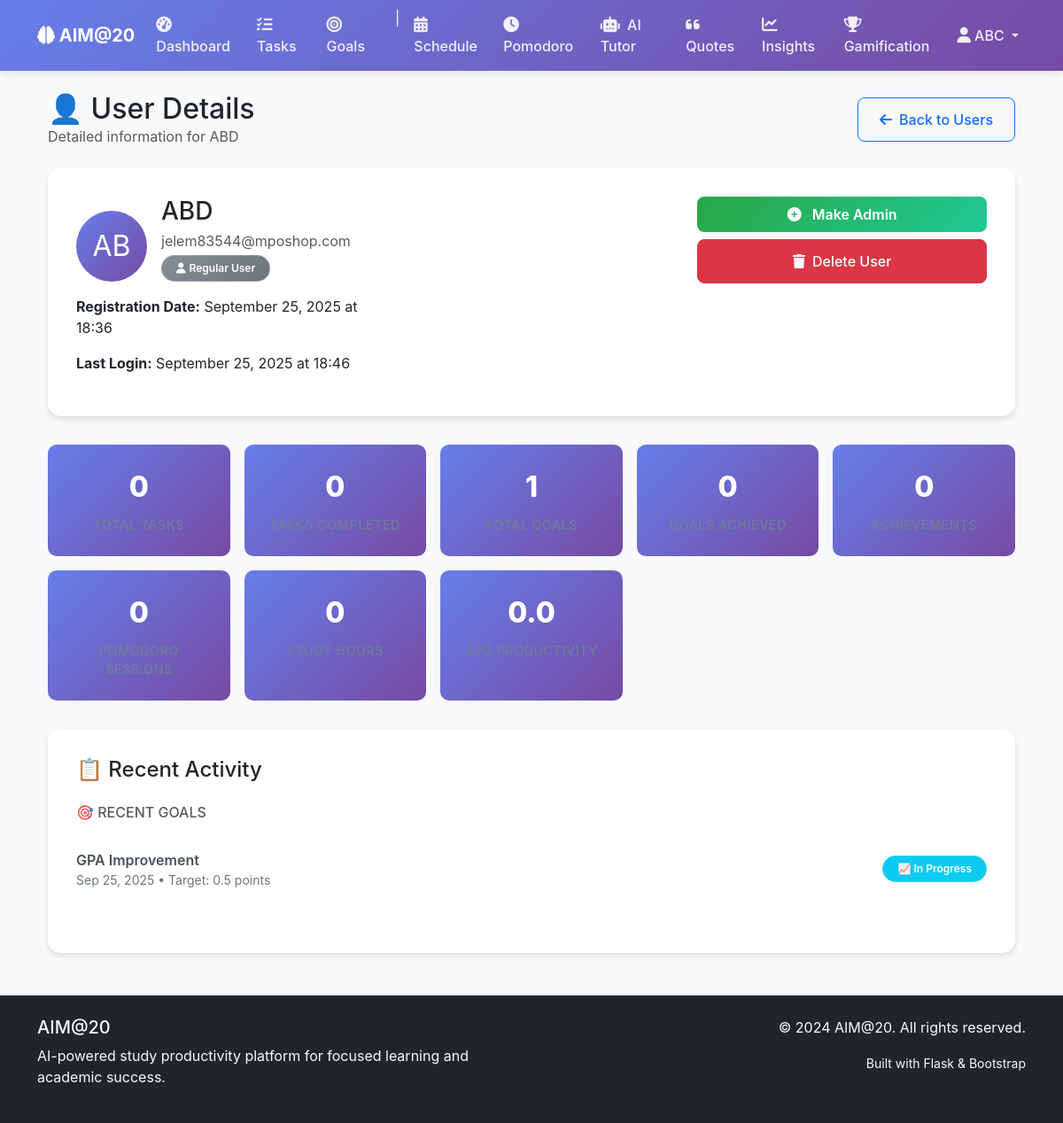
/admin/users/4 (signed in), run on the app's committed database.
### app/models.py (models this page shows, shortened)
class User(UserMixin, db.Model):
    id = db.Column(db.Integer, primary_key=True)
    username = db.Column(db.String(80), unique=True, nullable=False)
    email = db.Column(db.String(120), unique=True, nullable=False)
    password_hash = db.Column(db.String(128), nullable=False)
    is_admin = db.Column(db.Boolean, default=False)
    created_at = db.Column(db.DateTime, default=datetime.utcnow)
    last_login = db.Column(db.DateTime)
    tasks = db.relationship('Task', backref='user', lazy=True, cascade='all, delete-orphan')
    goals = db.relationship('Goal', backref='user', lazy=True, cascade='all, delete-orphan')
    schedules = db.relationship('Schedule', backref='user', lazy=True, cascade='all, delete-orphan')
    pomodoro_sessions = db.relationship('PomodoroSession', backref='user', lazy=True, cascade='all, delete-orphan')
    achievements = db.relationship('Achievement', backref='user', lazy=True, cascade='all, delete-orphan')
    user_settings = db.relationship('UserSettings', backref='user', lazy=True, cascade='all, delete-orphan', uselist=False)
    productivity_data = db.relationship('UserProductivity', backref='user', lazy=True, cascade='all, delete-orphan')
    ai_chats = db.relationship('AIChat', backref='user', lazy=True, cascade='all, delete-orphan')
    quizzes = db.relationship('Quiz', backref='user', lazy=True, cascade='all, delete-orphan')
    quiz_attempts = db.relationship('QuizAttempt', backref='user', lazy=True, cascade='all, delete-orphan')

class Goal(db.Model):
    id = db.Column(db.Integer, primary_key=True)
    user_id = db.Column(db.Integer, db.ForeignKey('user.id'), nullable=False)
    title = db.Column(db.String(200), nullable=False)
    description = db.Column(db.Text)
    category = db.Column(db.String(50))  # e.g., 'subject', 'exam', 'skill'
    target_value = db.Column(db.Float)  # e.g., grade, hours, completion %
    current_value = db.Column(db.Float, default=0)
    unit = db.Column(db.String(20))  # e.g., 'hours', 'grade', 'percentage'
    target_date = db.Column(db.DateTime)
    achieved = db.Column(db.Boolean, default=False)
    achieved_at = db.Column(db.DateTime)
    milestones = db.Column(db.Text)  # JSON string of milestones
    created_at = db.Column(db.DateTime, default=datetime.utcnow)
    progress_history = db.relationship('GoalProgressHistory', backref='goal', lazy=True, cascade='all, delete-orphan')
    milestones = db.relationship('Milestone', backref='goal', lazy=True, cascade='all, delete-orphan', order_by='Milestone.order')

### app/routes/admin.py (the view)
@admin_bp.route('/users/<int:user_id>')
@admin_required
def user_detail(user_id):
    user = User.query.get_or_404(user_id)
    user_tasks = Task.query.filter_by(user_id=user_id).all()
    user_goals = Goal.query.filter_by(user_id=user_id).all()
    user_achievements = Achievement.query.filter_by(user_id=user_id).all()
    user_sessions = PomodoroSession.query.filter_by(user_id=user_id).all()
    user_productivity = UserProductivity.query.filter_by(user_id=user_id).all()
    completed_tasks = len([t for t in user_tasks if t.completed])
    completed_goals = len([g for g in user_goals if g.achieved])
    total_study_time = sum(p.hours_studied for p in user_productivity)
    stats = {
        'total_tasks': len(user_tasks),
        'completed_tasks': completed_tasks,
        'total_goals': len(user_goals),
        'completed_goals': completed_goals,
        'total_achievements': len(user_achievements),
        'total_sessions': len(user_sessions),
        'total_study_hours': total_study_time,
        'avg_productivity': sum(p.productivity_score for p in user_productivity) / len(user_productivity) if user_productivity else 0
    }
    return render_template('admin/user_detail.html',
                         user=user,
                         tasks=user_tasks[-10:],  # Last 10 tasks
                         goals=user_goals[-5:],   # Last 5 goals
                         achievements=user_achievements[-10:],  # Last 10 achievements
                         sessions=user_sessions[-10:],  # Last 10 sessions
                         stats=stats)

### app/templates/admin/user_detail.html (shortened to what this page needs)
{% extends "base.html" %}
{% block content %}
<div class="container-fluid">
    <div class="row mb-4">
        <div class="col">
            <div class="d-flex justify-content-between align-items-center">
                <div>
                    <h1 class="h2 mb-0">👤 User Details</h1>
                    <p class="text-muted mb-0">Detailed information for {{ user.username }}</p>
                </div>
                <a href="{{ url_for('admin.users') }}" class="btn btn-outline-primary">
                    <i class="fas fa-arrow-left me-2"></i>Back to Users
                </a>
            </div>
        </div>
    </div>
    <div class="user-profile-card">
        <div class="row">
            <div class="col-lg-8">
                <div class="d-flex align-items-center mb-3">
                    <div class="user-avatar" style="width: 80px; height: 80px; border-radius: 50%; background: linear-gradient(135deg, #667eea 0%, #764ba2 100%); display: flex; align-items: center; justify-content: center; color: white; font-size: 2rem; margin-right: 1rem;">
                        {{ user.username[:2].upper() }}
                    </div>
                    <div>
                        <h3 class="mb-1">{{ user.username }}</h3>
                        <p class="text-muted mb-1">{{ user.email }}</p>
                        <div class="d-flex gap-2">
                            {% if user.is_admin %}
                                <span class="badge bg-danger">
                                    <i class="fas fa-crown me-1"></i>Administrator
                                </span>
                            {% else %}
                                <span class="badge bg-secondary">
                                    <i class="fas fa-user me-1"></i>Regular User
                                </span>
                            {% endif %}
                        </div>
                    </div>
                </div>
                <div class="row">
                    <div class="col-md-6">
                        <p><strong>Registration Date:</strong> {{ user.created_at.strftime('%B %d, %Y at %H:%M') }}</p>
                        <p><strong>Last Login:</strong>
                            {% if user.last_login %}
                                {{ user.last_login.strftime('%B %d, %Y at %H:%M') }}
                            {% else %}
                                Never
                            {% endif %}
                        </p>
                    </div>
                </div>
            </div>
            <div class="col-lg-4 text-end">
                <div class="d-grid gap-2">
                    {% if user.id != current_user.id %}
                        <form method="POST" action="{{ url_for('admin.toggle_admin_status', user_id=user.id) }}" class="d-inline">
                            <button type="submit" class="btn {{ 'btn-admin-toggle danger' if user.is_admin else 'btn-admin-toggle' }} w-100">
                                <i class="fas fa-{{ 'minus-circle' if user.is_admin else 'plus-circle' }} me-2"></i>
                                {{ 'Remove Admin' if user.is_admin else 'Make Admin' }}
                            </button>
                        </form>
                    {% else %}
                        <button type="button" class="btn btn-secondary w-100" disabled>
                            <i class="fas fa-user-shield me-2"></i>Cannot modify own admin status
                        </button>
                    {% endif %}
                    {% if user.id != current_user.id %}
                        <button type="button" class="btn btn-danger w-100" onclick="confirmDelete({{ user.id }}, '{{ user.username }}')">
                            <i class="fas fa-trash me-2"></i>Delete User
                        </button>
                    {% endif %}
                </div>
            </div>
        </div>
    </div>
    <div class="stats-grid">
        <div class="stat-card">
            <div class="stat-value">{{ stats.total_tasks }}</div>
            <div class="stat-label">Total Tasks</div>
        </div>
        <div class="stat-card">
            <div class="stat-value">{{ stats.completed_tasks }}</div>
            <div class="stat-label">Tasks Completed</div>
        </div>
        <div class="stat-card">
            <div class="stat-value">{{ stats.total_goals }}</div>
            <div class="stat-label">Total Goals</div>
        </div>
        <div class="stat-card">
            <div class="stat-value">{{ stats.completed_goals }}</div>
            <div class="stat-label">Goals Achieved</div>
        </div>
        <div class="stat-card">
            <div class="stat-value">{{ stats.total_achievements }}</div>
            <div class="stat-label">Achievements</div>
        </div>
        <div class="stat-card">
            <div class="stat-value">{{ stats.total_sessions }}</div>
            <div class="stat-label">Pomodoro Sessions</div>
        </div>
        <div class="stat-card">
            <div class="stat-value">{{ stats.total_study_hours }}</div>
            <div class="stat-label">Study Hours</div>
        </div>
        <div class="stat-card">
            <div class="stat-value">{{ "%.1f"|format(stats.avg_productivity) }}</div>
            <div class="stat-label">Avg Productivity</div>
        </div>
    </div>
    <div class="activity-list">
        <h4 class="mb-4">📋 Recent Activity</h4>
        {% if goals %}
        <div class="mb-4">
            <h6 class="text-muted mb-3">🎯 RECENT GOALS</h6>
            {% for goal in goals %}
            <div class="activity-item">
                <div>
                    <div class="activity-title">{{ goal.title }}</div>
                    <div class="activity-meta">
                        {{ goal.created_at.strftime('%b %d, %Y') }} •
                        Target: {{ goal.target_value }} {{ goal.unit }}
                    </div>
                </div>
                <div>
                    {% if goal.achieved %}
                        <span class="badge bg-success">🎉 Achieved</span>
                    {% else %}
                        <span class="badge bg-info">📈 In Progress</span>
                    {% endif %}
                </div>
            </div>
            {% endfor %}
        </div>
        {% endif %}
    </div>
</div>
{% endblock %}

### app/templates/base.html (shortened to what this page needs)
<!DOCTYPE html>
<html lang="en">
<head>
    <link href="https://cdn.jsdelivr.net/npm/bootstrap@5.3.0/dist/css/bootstrap.min.css" rel="stylesheet">
    <link rel="stylesheet" href="https://cdnjs.cloudflare.com/ajax/libs/font-awesome/6.4.0/css/all.min.css">
    <link rel="stylesheet" href="{{ url_for('static', filename='css/style.css') }}">
</head>
<body>
    <nav class="navbar navbar-expand-lg navbar-dark bg-primary">
        <div class="container">
            <a class="navbar-brand" href="{{ url_for('main.index') }}">
                <i class="fas fa-brain"></i> AIM@20
            </a>
            <div class="collapse navbar-collapse" id="navbarNav">
                <ul class="navbar-nav me-auto">
                    {% if current_user.is_authenticated %}
                        <li class="nav-item">
                            <a class="nav-link {% if request.endpoint == 'main.dashboard' %}active{% endif %}" href="{{ url_for('main.dashboard') }}"
                               data-bs-toggle="tooltip" data-bs-placement="bottom" title="Your productivity dashboard">
                                <i class="fas fa-tachometer-alt me-1"></i>
                                <span class="d-none d-lg-inline">Dashboard</span>
                            </a>
                        </li>
                        <li class="nav-item">
                            <a class="nav-link" href="{{ url_for('tasks.index') }}" data-bs-toggle="tooltip" data-bs-placement="bottom" title="Manage your study tasks">
                                <i class="fas fa-tasks me-1"></i>
                                <span class="d-none d-lg-inline">Tasks</span>
                            </a>
                        </li>
                        <li class="nav-item">
                            <a class="nav-link " href="{{ url_for('goals.index') }}" data-bs-toggle="tooltip" data-bs-placement="bottom" title="Track your study goals">
                                <i class="fas fa-bullseye me-1"></i>
                                <span class="d-none d-lg-inline">Goals</span>
                            </a>
                        </li>
                        <li class="nav-item"><span class="navbar-text text-white mx-2">|</span></li>
                        <li class="nav-item">
                            <a class="nav-link " href="{{ url_for('schedules.index') }}" data-bs-toggle="tooltip" data-bs-placement="bottom" title="AI-generated study schedules">
                                <i class="fas fa-calendar-alt me-1"></i>
                                <span class="d-none d-lg-inline">Schedule</span>
                            </a>
                        </li>
                        <li class="nav-item">
                            <a class="nav-link " href="{{ url_for('pomodoro.index') }}" data-bs-toggle="tooltip" data-bs-placement="bottom" title="Focus timer with Pomodoro technique">
                                <i class="fas fa-clock me-1"></i>
                                <span class="d-none d-lg-inline">Pomodoro</span>
                            </a>
                        </li>
                        <li class="nav-item">
                            <a class="nav-link " href="{{ url_for('ai_tutor.index') }}" data-bs-toggle="tooltip" data-bs-placement="bottom" title="AI-powered study assistance">
                                <i class="fas fa-robot me-1"></i>
                                <span class="d-none d-lg-inline">AI Tutor</span>
                            </a>
                        </li>
                        <li class="nav-item">
                            <a class="nav-link " href="{{ url_for('quotes.index') }}" data-bs-toggle="tooltip" data-bs-placement="bottom" title="Motivational quotes collection">
                                <i class="fas fa-quote-left me-1"></i>
                                <span class="d-none d-lg-inline">Quotes</span>
                            </a>
                        </li>
                        <li class="nav-item">
                            <a class="nav-link " href="{{ url_for('insights.index') }}" data-bs-toggle="tooltip" data-bs-placement="bottom" title="Productivity analytics and insights">
                                <i class="fas fa-chart-line me-1"></i>
                                <span class="d-none d-lg-inline">Insights</span>
                            </a>
                        </li>
                        <li class="nav-item">
                            <a class="nav-link " href="{{ url_for('gamification.index') }}" data-bs-toggle="tooltip" data-bs-placement="bottom" title="Badges, streaks, and achievements">
                                <i class="fas fa-trophy me-1"></i>
                                <span class="d-none d-lg-inline">Gamification</span>
                            </a>
                        </li>
                    {% endif %}
                </ul>
                <ul class="navbar-nav">
                    {% if current_user.is_authenticated %}
                        <li class="nav-item dropdown">
                            <a class="nav-link dropdown-toggle" href="#" id="userDropdown" role="button" data-bs-toggle="dropdown">
                                <i class="fas fa-user"></i> {{ current_user.username }}
                            </a>
                        </li>
                    {% endif %}
                </ul>
            </div>
        </div>
    </nav>
    <main class="container mt-4">
        {% block content %}{% endblock %}
    </main>
    <footer class="bg-dark text-light mt-5 py-4">
        <div class="container">
            <div class="row">
                <div class="col-md-6">
                    <h5>AIM@20</h5>
                    <p>AI-powered study productivity platform for focused learning and academic success.</p>
                </div>
                <div class="col-md-6 text-md-end">
                    <p>&copy; 2024 AIM@20. All rights reserved.</p>
                    <p><small>Built with Flask & Bootstrap</small></p>
                </div>
            </div>
        </div>
    </footer>
</body>
</html>

### data on the page
User: username "ABC"
User: username "ABD", username "AB", email "jelem83544@mposhop.com", created_at "September 25, 2025 at 18:36", last_login "September 25, 2025 at 18:46", is_admin "Make Admin"
Goal: title "GPA Improvement", created_at "Sep 25, 2025", target_value "0.5", unit "points", achieved "📈 In Progress"

### other printed values
{{ stats.total_tasks }} "0"
{{ stats.completed_tasks }} "0"
{{ stats.total_goals }} "1"
{{ stats.completed_goals }} "0"
{{ stats.total_achievements }} "0"
{{ stats.total_sessions }} "0"
{{ stats.total_study_hours }} "0"
{{ "%.1f"|format(stats.avg_productivity) }} "0.0"
